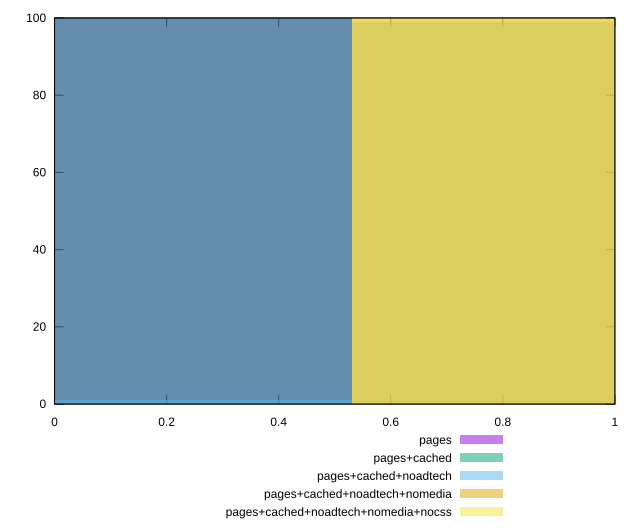

Write the gnuplot code that produced this figure.
reset

$pages <<EOF
0 100
EOF

$pagesCached <<EOF
0 100
EOF

$pagesCachedNoadtech <<EOF
1.0628694474221803 99
0 1
EOF

$pagesCachedNoadtechNomedia <<EOF
1.0628694474221803 100
EOF

$pagesCachedNoadtechNomediaNocss <<EOF
1.0628694474221803 100
EOF

set key outside below
set boxwidth 1.0628694474221803
set xrange [0:1]
set yrange [0:100]
set trange [0:100]
set style fill transparent solid 0.5 noborder
set terminal svg size 640, 530 enhanced background rgb 'white'
set output "report_00017_2021-02-10T15-08-03.406Z/third-party-summary/comparison/histogram/all_score.svg"

plot $pages title "pages" with boxes, \
     $pagesCached title "pages+cached" with boxes, \
     $pagesCachedNoadtech title "pages+cached+noadtech" with boxes, \
     $pagesCachedNoadtechNomedia title "pages+cached+noadtech+nomedia" with boxes, \
     $pagesCachedNoadtechNomediaNocss title "pages+cached+noadtech+nomedia+nocss" with boxes

reset
